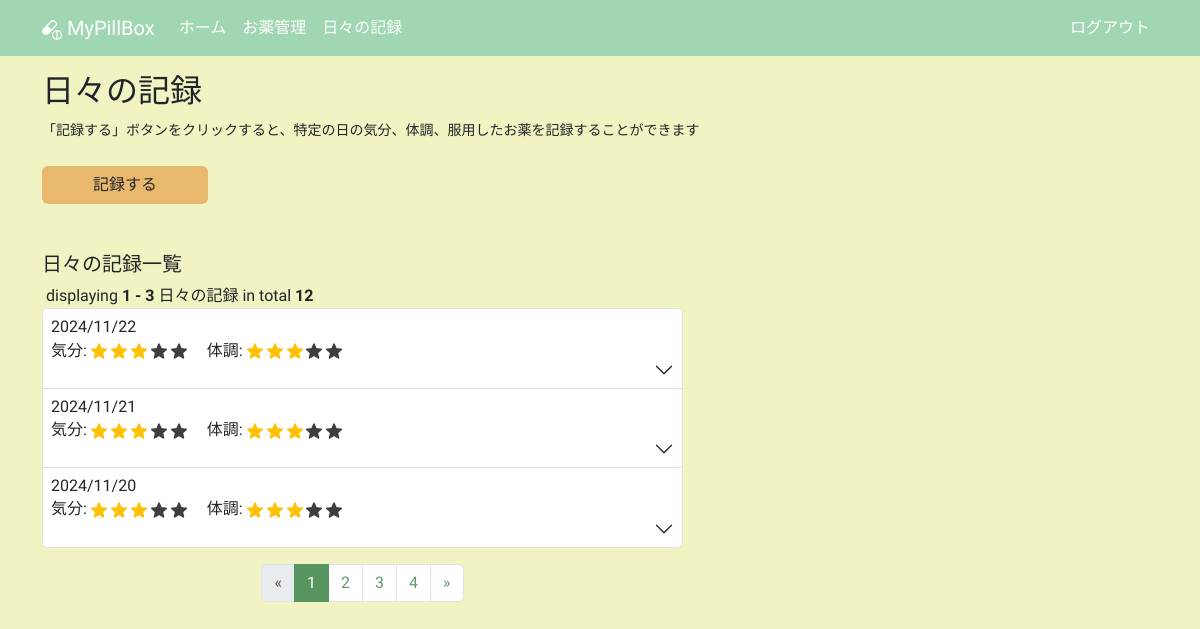
Page /daily_logs (signed in) on the earlier database version.
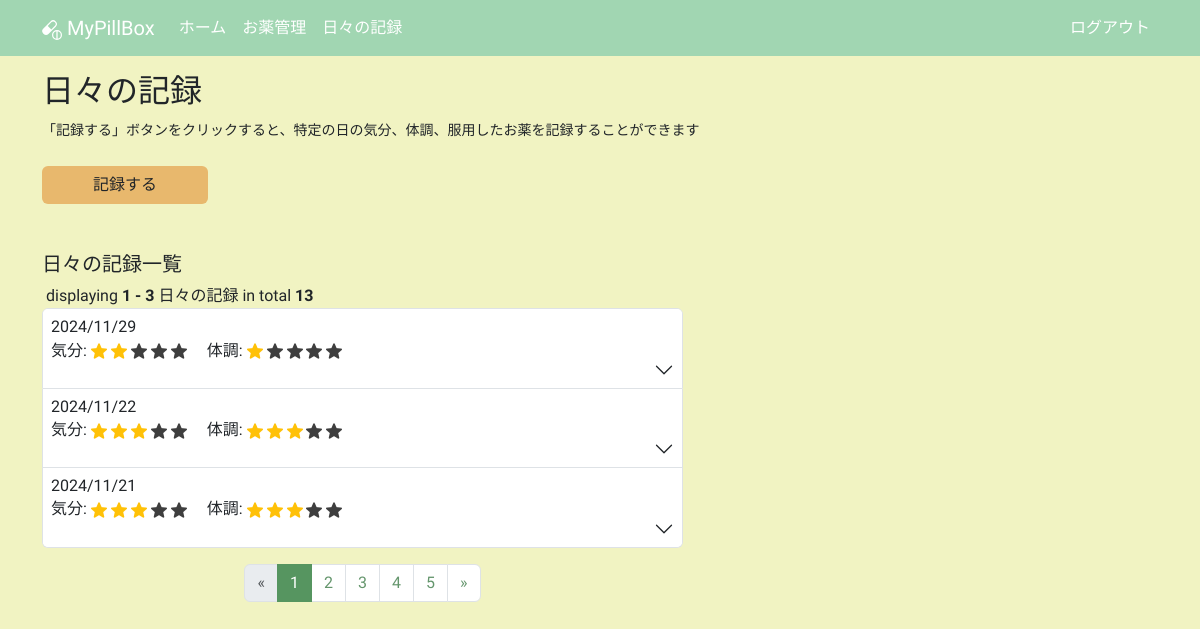
Same page on the later database version.
### app/models.py (models this page shows, shortened)
class DailyLog(db.Model):
    __tablename__ = "daily_logs"
    id: so.Mapped[int] = so.mapped_column(primary_key=True)
    date: so.Mapped[datetime.date] = so.mapped_column(sa.Date)
    mood: so.Mapped[int]
    condition: so.Mapped[int]
    user_id: so.Mapped[int] = so.mapped_column(sa.ForeignKey(User.id))
    user: so.Mapped[User] = so.relationship(back_populates="daily_logs")
    daily_log_details: so.Mapped[list["DailyLogDetail"]] = so.relationship(
        cascade="all, delete-orphan", back_populates="daily_log"
    )

### app/routes.py (the view)
@app.route("/daily_logs")
@login_required
def daily_logs():
    title = "日々の記録"
    form = EmptyForm()
    page = request.args.get(get_page_parameter(), type=int, default=1)
    per_page = 3
    total_query = sa.select(sa.func.count(DailyLog.id)).where(
        DailyLog.user == current_user
    )
    total_count = db.session.scalar(total_query)
    query = (
        sa.select(DailyLog)
        .where(DailyLog.user == current_user)
        .order_by(DailyLog.date.desc())
        .limit(per_page)
        .offset((page - 1) * per_page)
    )
    daily_logs = db.session.scalars(query).all()
    for log in daily_logs:
        log.all_doses_zero = all(detail.dose == 0.0 for detail in log.daily_log_details)
    pagination = Pagination(
        page=page,
        per_page=per_page,
        total=total_count,
        display_msg="<b>{total}</b>件中の<b>{start} - {end}</b>件",
        record_name="日々の記録",
        css_framework="bootstrap5",
    )
    return render_template(
        "daily_logs.html",
        daily_logs=daily_logs,
        form=form,
        pagination=pagination,
        title=title,
    )

### app/models.py (called while the page is built)
@login.user_loader
def load_user(id):
    return db.session.get(User, int(id))

### app/templates/daily_logs.html (shortened to what this page needs)
{% extends "base.html" %}
{% block content %}
  <div class="mb-4">
    <h2 class="mb-2">日々の記録</h2>
    <p>
      <small>「記録する」ボタンをクリックすると、特定の日の気分、体調、服用したお薬を記録することができます</small>
    </p>
  </div>
  <div class="row">
    <div class="col-5 col-lg-2 mb-5">
      <a href="{{ url_for('create_daily_log') }}" class="btn btn-custom w-100">記録する</a>
    </div>
  </div>
  <div class="row">
    <div class="col-12 col-lg-7 mb-3">
      <h5 class="mb-2">日々の記録一覧</h5>
      {% if not daily_logs %}
        <small class="text-secondary">記録はまだありません</small>
      {% else %}
        {{ pagination.info }}
        <div class="accordion mb-3" id="accordionDailyLog">
          {% for daily_log in daily_logs %}
            <div class="accordion-item">
              <h2 class="accordion-header">
                <button class="accordion-button collapsed d-flex flex-column align-items-start p-2"
                        type="button"
                        data-bs-toggle="collapse"
                        data-bs-target="#collapse{{ loop.index }}"
                        aria-expanded="false"
                        aria-controls="collapse{{ loop.index }}">
                  <span class="pb-1">{{ daily_log.date.strftime('%Y/%m/%d') }}</span>
                  <span>気分:
                    {% for i in range(0, daily_log.mood) %}
                      <img src="{{ url_for('static', filename='images/star_on.png') }}"
                           class="star-display rating-checked"
                           alt="star">
                    {% endfor %}
                    {% if daily_log.mood < 5 %}
                      {% for i in range(daily_log.mood, 5) %}
                        <img src="{{ url_for('static', filename='images/star_on.png') }}"
                             class="star-display"
                             alt="star">
                      {% endfor %}
                    {% endif %}
                    　体調:
                    {% for i in range(0, daily_log.condition) %}
                      <img src="{{ url_for('static', filename='images/star_on.png') }}"
                           class="star-display rating-checked"
                           alt="star">
                    {% endfor %}
                    {% if daily_log.condition < 5 %}
                      {% for i in range(daily_log.condition, 5) %}
                        <img src="{{ url_for('static', filename='images/star_on.png') }}"
                             class="star-display"
                             alt="star">
                      {% endfor %}
                    {% endif %}
                  </span>
                </button>
              </h2>
            </div>
          {% endfor %}
        </div>
        <div class="d-flex justify-content-center mb-3">{{ pagination.links }}</div>
      {% endif %}
    </div>
  </div>
{% endblock content %}

### app/templates/base.html (shortened to what this page needs)
<!DOCTYPE html>
<html lang="ja">
  <head>
    <link rel="stylesheet"
          href="{{ url_for('static', filename='css/bootstrap.min.css') }}">
  </head>
  <body>
    <nav class="navbar navbar-expand-lg navbar-dark">
      <div class="container">
        <a class="navbar-brand" href="{{ url_for('index') }}">
          MyPillBox
        </a>
        <div class="collapse navbar-collapse" id="navbarSupportedContent">
          <ul class="navbar-nav me-auto mb-2 mb-lg-0">
            <li class="nav-item">
              <a class="nav-link" aria-current="page" href="{{ url_for('index') }}">ホーム</a>
            </li>
            <li class="nav-item">
              <a class="nav-link"
                 aria-current="page"
                 href="{{ url_for('medicines') }}">お薬管理</a>
            </li>
            <li class="nav-item">
              <a class="nav-link"
                 aria-current="page"
                 href="{{ url_for('daily_logs') }}">日々の記録</a>
            </li>
          </ul>
          <ul class="navbar-nav mb-2 mb-lg-0">
            <li class="nav-item">
              <a class="nav-link" aria-current="page" href="{{ url_for('logout') }}">ログアウト</a>
            </li>
          </ul>
        </div>
      </div>
    </nav>
    <div class="container mt-3">
      {% block content %}
      {% endblock content %}
    </div>
  </body>
</html>

### app/templates/base.html (style rules this page uses)
body { background-color: #F1F3C2; font-family: "Zen Maru Gothic", sans-serif; font-weight: 500; font-style: normal; }
.navbar-dark .nav-link { color: #fff !important; }
.navbar { background-color: #A1D6B2; }
.btn-custom { background-color: #E8B86D; font-weight: 500; }
.rating-checked { filter: none!important; }
.star-display { width: 1em; height: 1em; filter: invert(99%) sepia(1%) saturate(0%) hue-rotate(161deg) brightness(101%) contrast(104%); }
.accordion-button { font-weight: 500!important; }
.pagination { --bs-pagination-active-bg: #569560; --bs-pagination-color: #65966d; --bs-pagination-hover-color: #156723; --bs-pagination-active-border-color: #569560; }
.pagination-page-info { padding-left: .25rem; }

Differences in the rows shown:
no longer on this page (row unchanged): DailyLog: date "2024/11/20", mood 3 (drawn), condition 3 (drawn)
added DailyLog: date "2024/11/29", mood 2 (drawn), condition 1 (drawn)
Other differences:
{{ pagination.info }}: "displaying 1 - 3 日々の記録 in total 12" → "displaying 1 - 3 日々の記録 in total 13"
{{ pagination.links }}: "« 1 2 3 4 »" → "« 1 2 3 4 5 »"
